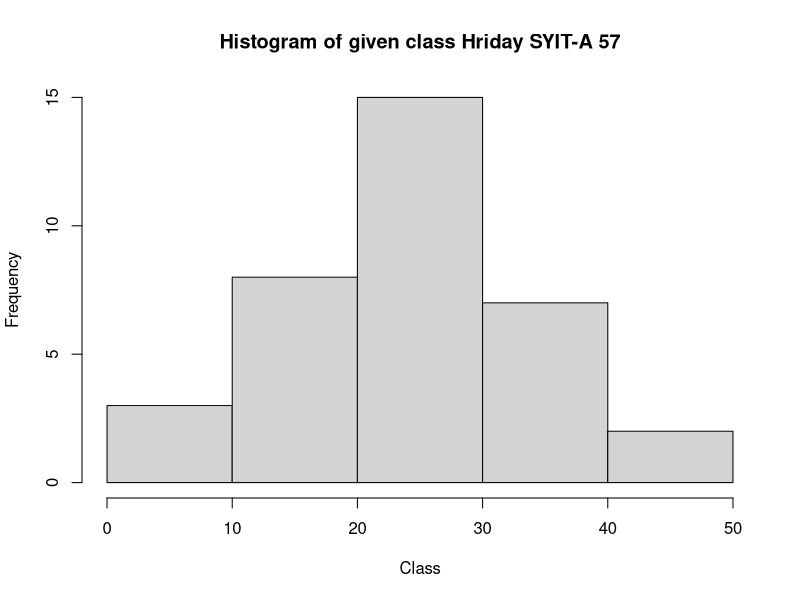

Source code (R):
class = c(0, 10, 20, 30, 40, 50)
x=c(5, 15, 25, 35, 45)
frequency = c(3, 8, 15, 7, 2)
data = rep(x,frequency)
hist(data,breaks = class,
     main = "Histogram of given class Hriday SYIT-A 57",
     xlab = "Class", ylab= "Frequency")
